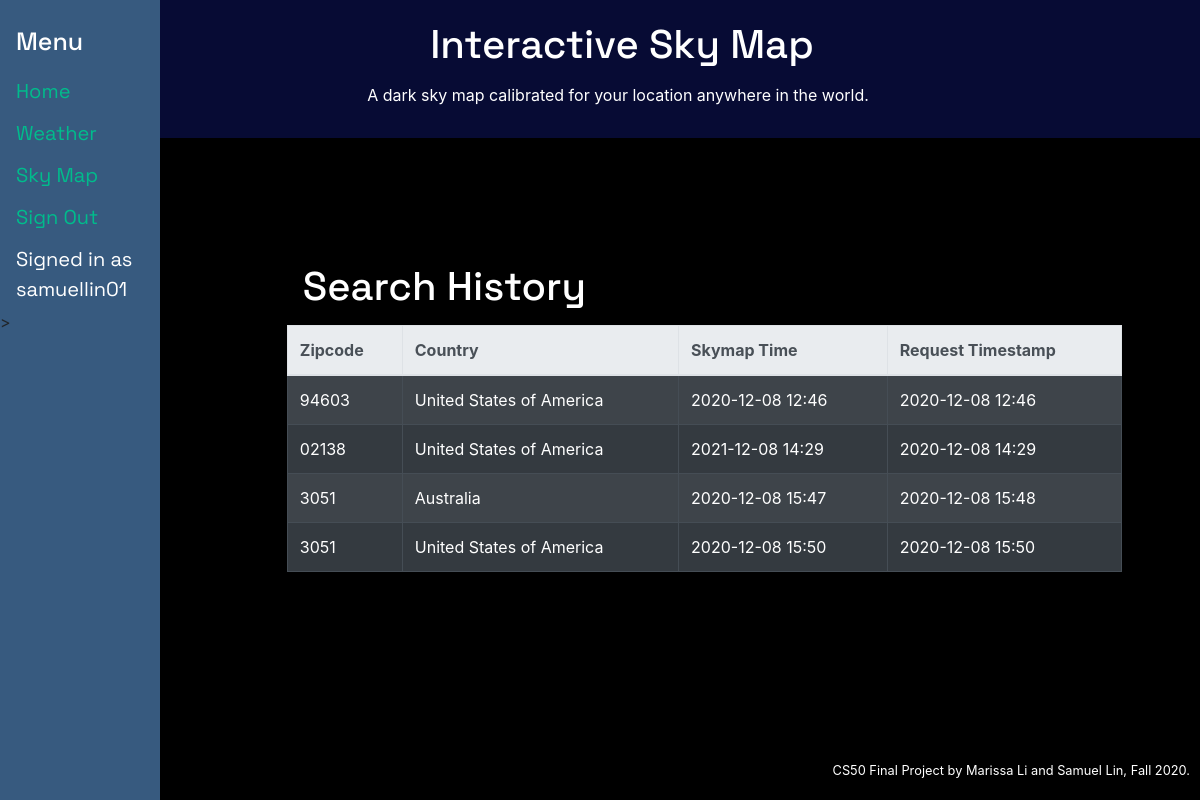
Page / (signed in) on the earlier database version.
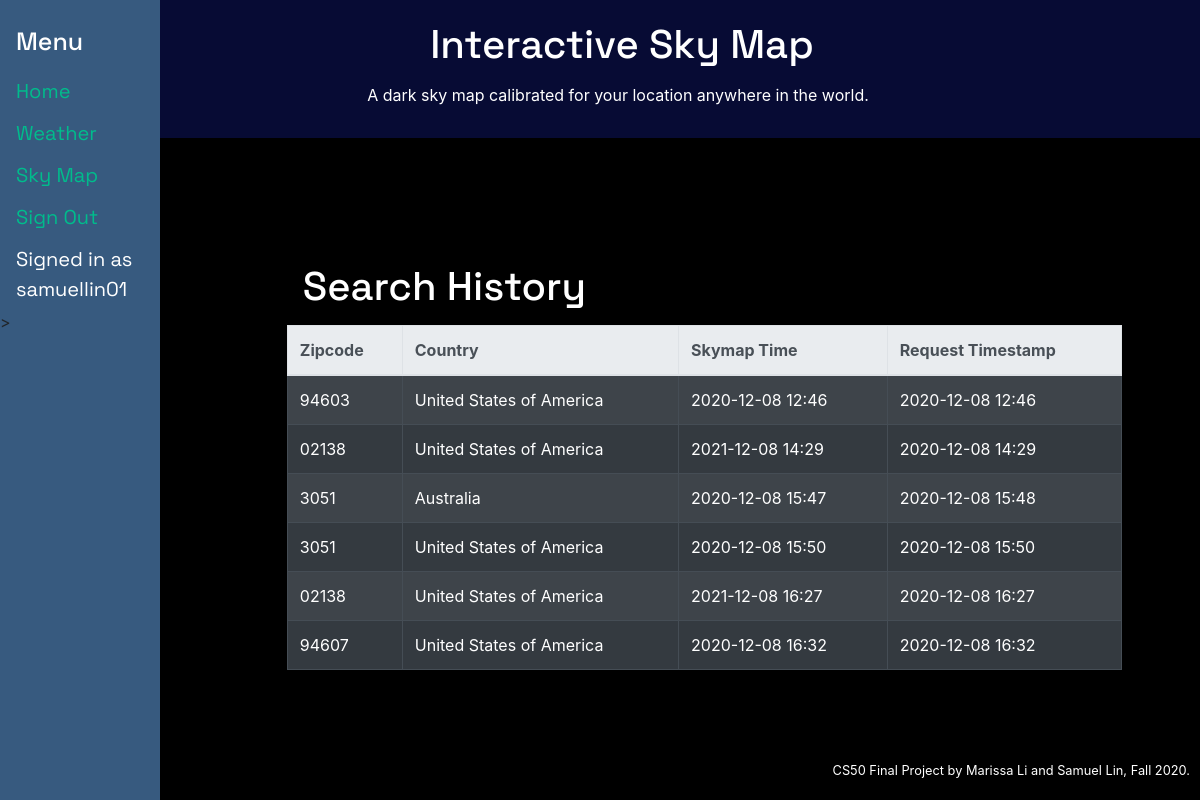
Same page on the later database version.
### tables this page shows
CREATE TABLE 'timeplaces' (username TEXT NOT NULL, zipcode TEXT NOT NULL, country TEXT NOT NULL,'requesttime' DATETIME,'timestamp' DATETIME);

### application.py (the view)
@app.route("/")
@login_required
def index():
    cur1.execute("SELECT * FROM timeplaces WHERE username = ? ORDER BY timestamp", (session["username"],))
    search_history = cur1.fetchall()
    return render_template("index.html", search_history=search_history)

### application.py (called while the page is built)
@app.after_request
def after_request(response):
    response.headers["Cache-Control"] = "no-cache, no-store, must-revalidate"
    response.headers["Expires"] = 0
    response.headers["Pragma"] = "no-cache"
    return response

### helpers.py (called while the page is built)
def login_required(f):
    @wraps(f)
    def decorated_function(*args, **kwargs):
        if session.get("user_id") is None:
            return redirect("/login")
        return f(*args, **kwargs)
    return decorated_function

### templates/index.html (shortened to what this page needs)
{% extends "layout.html" %}
{% block main %}
<form>
  <h1>Search History</h1>
    <table class="table table-bordered table-hover table-striped table-dark">
        <thead class="thead-light">
          <tr>
            <th scope="col">Zipcode</th>
            <th scope="col">Country</th>
            <th scope="col">Skymap Time</th>
            <th scope="col">Request Timestamp</th>
          </tr>
        </thead>
        <tbody>
        {% for item in search_history %}
          <tr>
            <td>{{ item[1] }}</td>
            <td>{{ item[2] }}</td>
            <td>{{ item[3][0:16] }}</td>
            <td>{{ item[4][0:16] }}</td>
          </tr>
        {% endfor %}
        </tbody>
      </table>
</form>
{% endblock %}

### templates/layout.html (shortened to what this page needs)
<!DOCTYPE html>
<html lang="en">
    <head>
        <link rel="stylesheet" href="https://cdn.jsdelivr.net/npm/bootstrap@4.5.3/dist/css/bootstrap.min.css">
        <link href="/static/styles.css" rel="stylesheet">
    </head>
    <body>
        <div class="container-fluid">
          <div class="jumbotron jumbotron-fluid">
              <h1>Interactive Sky Map</h1>
                <p>A dark sky map calibrated for your location anywhere in the world. </p>
          </div>
        </div>
        <div class="sidenav">
            <h1>Menu</h1>
            <a class="nav-item" href="/">Home</a>
            <a class="nav-item" href="/weather">Weather</a>
            <a class="nav-item" href="/timeplace">Sky Map</a>
            {% if session["user_id"] %}
                <a class="nav-item" href="/logout">Sign Out</a>
                <a class="nav-item username-label">Signed in as {{ session["username"] }}</a>>
            {% else %}
                <a class="nav-item" href="/login">Sign In</a>
                <a class="nav-item" href="/register">Register</a>
            {% endif %}
        </div>
        <main class="container p-5">
            {% block main %}{% endblock %}
        </main>
        <footer class="small text-center text-muted">
            CS50 Final Project by Marissa Li and Samuel Lin, Fall 2020.
        </footer>
    </body>
</html>

### static/styles.css (style rules this page uses)
body { background-color: #000000; }
h1, p, label, .jumbotron, .sidenav a:hover, #skymap-label { color: #ffffff; }
.jumbotron { background-color: #070b34; padding: 15px; float: right; right: -18px; width: 100%; position: absolute; text-align: center; }
footer { position: absolute; right: 10px; bottom: 20px; }
form, footer, .cat, table { padding-left: 20%; padding-top: 20%; }
.text-muted, .username-label { color: white!important; }
.sidenav { background-color: #375a7f; height: 100%; width: 160px; position: fixed; z-index: 1; top: 0; left: 0; overflow-x: hidden; padding-top: 20px; }
.sidenav a, h1, #skymap-label { padding: 6px 8px 6px 16px; text-decoration: none; display: block; font-family: 'Space Grotesk', sans-serif; }
.sidenav h1 { font-size: 25px; color: #ffffff; }
.sidenav a { font-size: 20px; color: #00bc8c; }

Differences in the rows shown:
added timeplaces: zipcode "02138", country "United States of America", requesttime "2021-12-08 16:27", timestamp "2020-12-08 16:27"
added timeplaces: zipcode "94607", country "United States of America", requesttime "2020-12-08 16:32", timestamp "2020-12-08 16:32"
